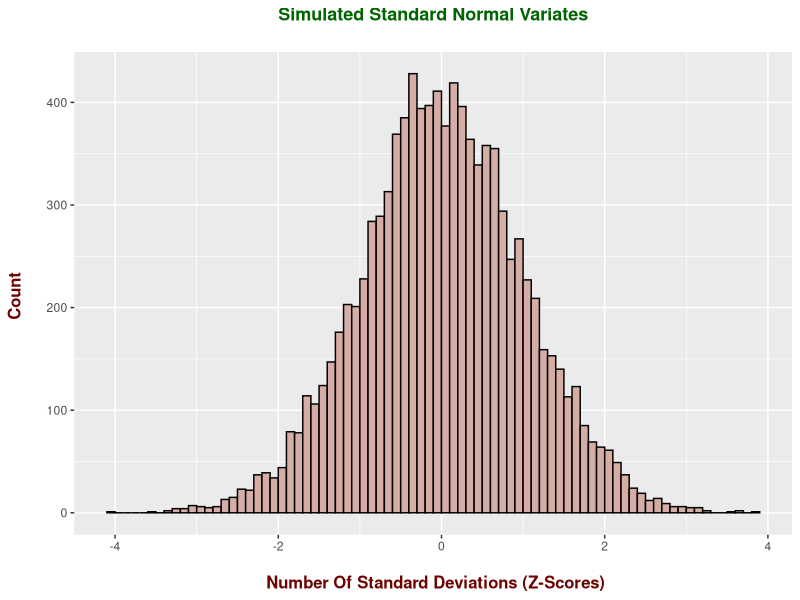
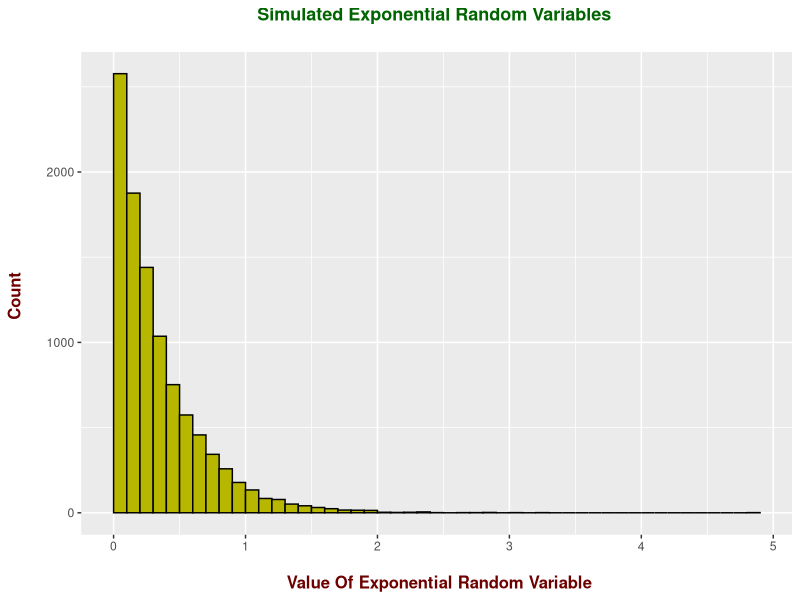
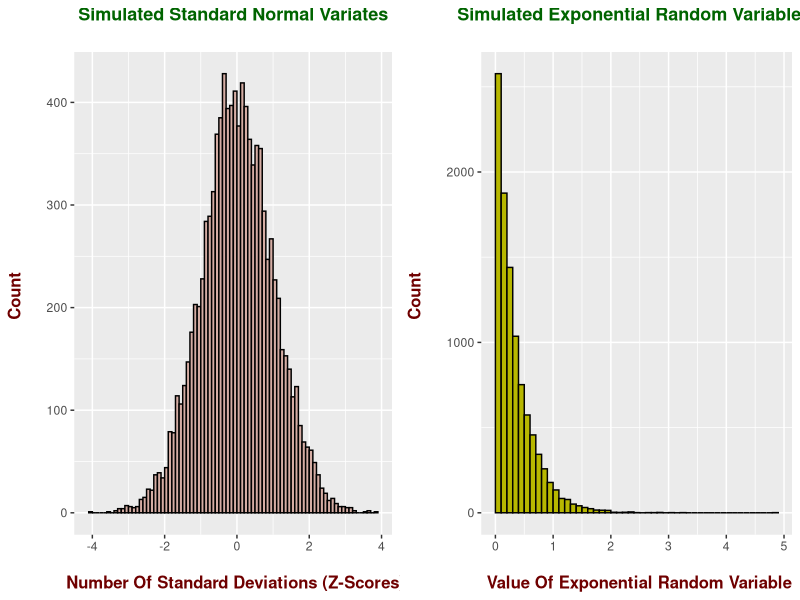

Source code (R) for these figures, in order:
# Multiple Plots In One Graph In R
# http://lightonphiri.org/blog/ggplot2-multiple-plots-in-one-graph-using-gridextra

library(ggplot2)
library(gridExtra) # For grid.arrange and multiple plots


# Normals Plot:

normals <- rnorm(n = 10000, mean = 0, sd = 1)

norm_plot <- ggplot(data = NULL, aes(normals)) +
  geom_histogram(binwidth = 0.1, boundary = 2, col = "black", fill = "#D5ADA4") + 
  labs(x = "\n Number Of Standard Deviations (Z-Scores)", y = "Count \n", title = "Simulated Standard Normal Variates\n") +
  theme(plot.title = element_text(hjust = 0.5, size = 13, face = "bold", colour = "darkgreen"), 
        axis.title.x = element_text(face="bold", colour="#6f0000", size = 12),
        axis.title.y = element_text(face="bold", colour="#6f0000", size = 12))

# Show normals plot:
norm_plot


# Exponential Plot:

exponentials <- rexp(n = 10000, rate = 3)

exps_plot <- ggplot(data = NULL, aes(exponentials)) +
  geom_histogram(binwidth = 0.1, boundary = 2, col = "black", fill = "#b7b700") + 
  labs(x = "\n Value Of Exponential Random Variable", y = "Count \n", title = "Simulated Exponential Random Variables \n") +
  theme(plot.title = element_text(hjust = 0.5, size = 13, face = "bold", colour = "darkgreen"), 
        axis.title.x = element_text(face="bold", colour="#6f0000", size = 12),
        axis.title.y = element_text(face="bold", colour="#6f0000", size = 12))

# Show exponentials plot:
exps_plot


# Two plots in one:
grid.arrange(norm_plot, exps_plot, ncol = 2)


